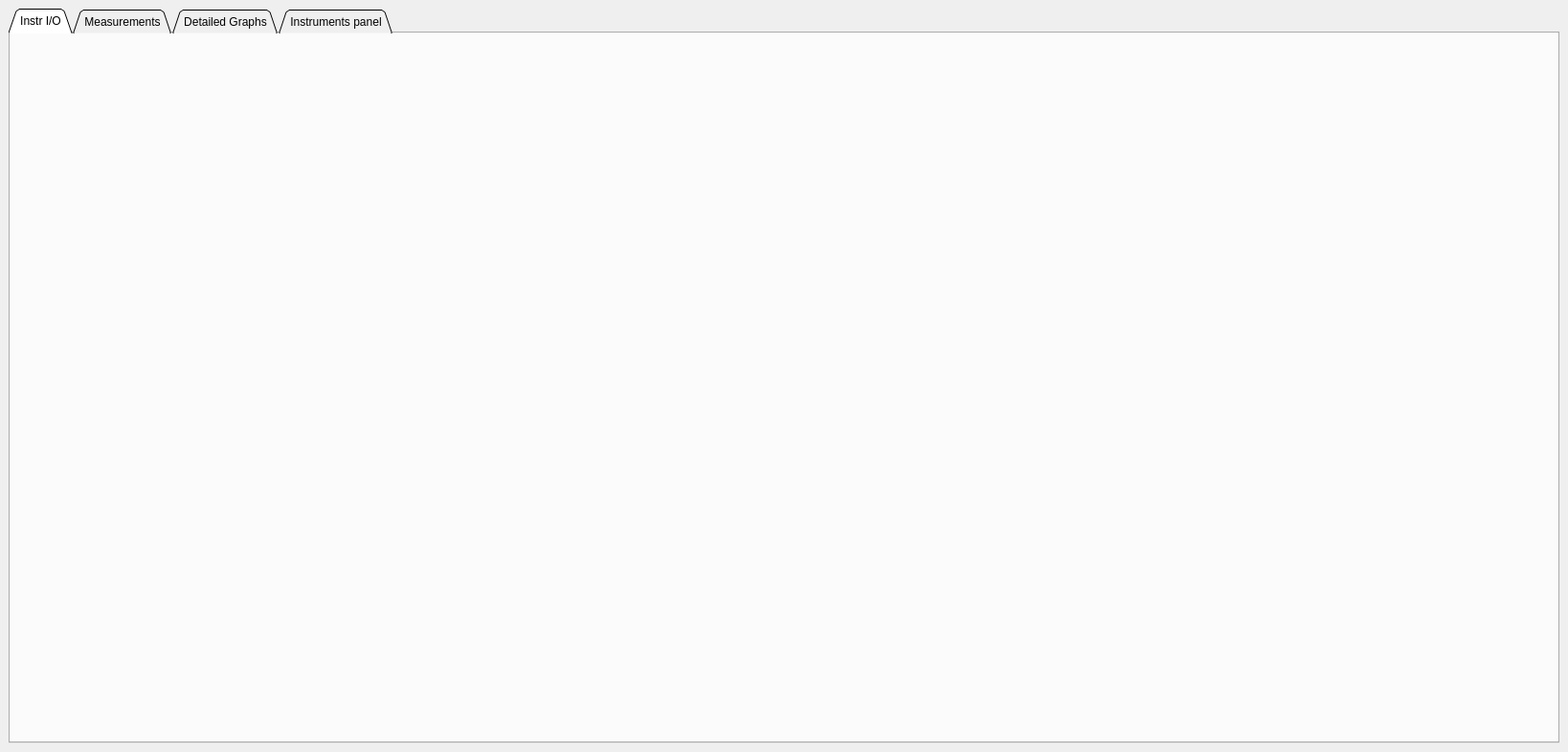
<?xml version="1.0" encoding="UTF-8"?>
<ui version="4.0">
 <class>PyGMI</class>
 <widget class="QMainWindow" name="PyGMI">
  <property name="geometry">
   <rect>
    <x>0</x>
    <y>0</y>
    <width>1638</width>
    <height>786</height>
   </rect>
  </property>
  <property name="windowTitle">
   <string>PyGMI v3.0 - Python Generic Measurements Interface</string>
  </property>
  <widget class="QWidget" name="centralwidget">
   <layout class="QHBoxLayout" name="horizontalLayout">
    <item>
     <widget class="QTabWidget" name="tabWidget">
      <property name="enabled">
       <bool>true</bool>
      </property>
      <property name="tabShape">
       <enum>QTabWidget::Triangular</enum>
      </property>
      <property name="currentIndex">
       <number>0</number>
      </property>
      <property name="movable">
       <bool>true</bool>
      </property>
      <widget class="QWidget" name="tab_3">
       <attribute name="title">
        <string>Instr I/O</string>
       </attribute>
       <layout class="QHBoxLayout" name="horizontalLayout_2">
        <item>
         <widget class="Instruments_connection" name="instr_IO" native="true"/>
        </item>
       </layout>
      </widget>
      <widget class="QWidget" name="tab">
       <attribute name="title">
        <string>Measurements</string>
       </attribute>
       <widget class="QLabel" name="label_47">
        <property name="geometry">
         <rect>
          <x>20</x>
          <y>640</y>
          <width>141</width>
          <height>16</height>
         </rect>
        </property>
        <property name="text">
         <string>E-mail alert address</string>
        </property>
       </widget>
       <widget class="QLineEdit" name="email_address">
        <property name="geometry">
         <rect>
          <x>20</x>
          <y>660</y>
          <width>291</width>
          <height>22</height>
         </rect>
        </property>
        <property name="text">
         <string/>
        </property>
       </widget>
       <widget class="QGroupBox" name="groupBox_2">
        <property name="geometry">
         <rect>
          <x>10</x>
          <y>460</y>
          <width>501</width>
          <height>101</height>
         </rect>
        </property>
        <property name="title">
         <string>Single shot Measurements</string>
        </property>
        <widget class="QComboBox" name="measMode">
         <property name="geometry">
          <rect>
           <x>10</x>
           <y>40</y>
           <width>231</width>
           <height>51</height>
          </rect>
         </property>
         <property name="font">
          <font>
           <pointsize>12</pointsize>
          </font>
         </property>
         <property name="duplicatesEnabled">
          <bool>false</bool>
         </property>
         <item>
          <property name="text">
           <string>B Rem mode</string>
          </property>
         </item>
         <item>
          <property name="text">
           <string>M vs H mode</string>
          </property>
         </item>
         <item>
          <property name="text">
           <string>+I/-I mode</string>
          </property>
         </item>
         <item>
          <property name="text">
           <string>M vs T mode</string>
          </property>
         </item>
         <item>
          <property name="text">
           <string>IV curve (PC trigger)</string>
          </property>
         </item>
         <item>
          <property name="text">
           <string>IV curve (T-link cable, not finished yet)</string>
          </property>
         </item>
        </widget>
        <widget class="QLabel" name="label_50">
         <property name="geometry">
          <rect>
           <x>10</x>
           <y>10</y>
           <width>221</width>
           <height>31</height>
          </rect>
         </property>
         <property name="font">
          <font>
           <pointsize>12</pointsize>
          </font>
         </property>
         <property name="text">
          <string>Measurements Program</string>
         </property>
         <property name="alignment">
          <set>Qt::AlignCenter</set>
         </property>
        </widget>
        <widget class="QPushButton" name="pushButton">
         <property name="geometry">
          <rect>
           <x>360</x>
           <y>40</y>
           <width>121</width>
           <height>51</height>
          </rect>
         </property>
         <property name="font">
          <font>
           <pointsize>12</pointsize>
          </font>
         </property>
         <property name="text">
          <string>Start
Measurements</string>
         </property>
        </widget>
        <widget class="QPushButton" name="pushButton_3">
         <property name="geometry">
          <rect>
           <x>250</x>
           <y>40</y>
           <width>71</width>
           <height>41</height>
          </rect>
         </property>
         <property name="font">
          <font>
           <family>MS Shell Dlg 2</family>
           <pointsize>8</pointsize>
           <weight>50</weight>
           <italic>false</italic>
           <bold>false</bold>
          </font>
         </property>
         <property name="styleSheet">
          <string notr="true">font: 8pt &quot;MS Shell Dlg 2&quot;;</string>
         </property>
         <property name="text">
          <string>Update
Program List</string>
         </property>
        </widget>
       </widget>
       <widget class="QGroupBox" name="groupBox_4">
        <property name="geometry">
         <rect>
          <x>10</x>
          <y>560</y>
          <width>481</width>
          <height>71</height>
         </rect>
        </property>
        <property name="title">
         <string>Plots</string>
        </property>
        <widget class="QPushButton" name="pushButton_13">
         <property name="geometry">
          <rect>
           <x>10</x>
           <y>20</y>
           <width>131</width>
           <height>41</height>
          </rect>
         </property>
         <property name="text">
          <string>New Plot Window</string>
         </property>
        </widget>
        <widget class="QLineEdit" name="NewPlotWindowTitle">
         <property name="geometry">
          <rect>
           <x>160</x>
           <y>21</y>
           <width>291</width>
           <height>41</height>
          </rect>
         </property>
         <property name="text">
          <string>New Plot Window Title</string>
         </property>
        </widget>
       </widget>
       <widget class="QPushButton" name="pushButton_14">
        <property name="geometry">
         <rect>
          <x>350</x>
          <y>650</y>
          <width>131</width>
          <height>41</height>
         </rect>
        </property>
        <property name="text">
         <string>Config Menu</string>
        </property>
       </widget>
       <widget class="QGroupBox" name="groupBox">
        <property name="geometry">
         <rect>
          <x>520</x>
          <y>10</y>
          <width>1081</width>
          <height>681</height>
         </rect>
        </property>
        <property name="title">
         <string>Macro Editor</string>
        </property>
        <layout class="QHBoxLayout" name="horizontalLayout_3">
         <item>
          <widget class="Macro_editor" name="macro_UI" native="true"/>
         </item>
        </layout>
       </widget>
       <widget class="QGroupBox" name="groupBox_5">
        <property name="geometry">
         <rect>
          <x>10</x>
          <y>10</y>
          <width>501</width>
          <height>431</height>
         </rect>
        </property>
        <property name="title">
         <string>Parameters</string>
        </property>
        <layout class="QGridLayout" name="gridLayout">
         <item row="1" column="0" colspan="3">
          <widget class="QDoubleSpinBox" name="I_source_setpoint">
           <property name="minimumSize">
            <size>
             <width>91</width>
             <height>0</height>
            </size>
           </property>
           <property name="alignment">
            <set>Qt::AlignCenter</set>
           </property>
           <property name="suffix">
            <string> µA</string>
           </property>
           <property name="decimals">
            <number>1</number>
           </property>
           <property name="maximum">
            <double>10000000.000000000000000</double>
           </property>
           <property name="singleStep">
            <double>10.000000000000000</double>
           </property>
           <property name="value">
            <double>100.000000000000000</double>
           </property>
          </widget>
         </item>
         <item row="0" column="4" colspan="2">
          <widget class="QLabel" name="label_68">
           <property name="text">
            <string>Current 2</string>
           </property>
           <property name="alignment">
            <set>Qt::AlignCenter</set>
           </property>
          </widget>
         </item>
         <item row="18" column="10">
          <widget class="QPushButton" name="pushButton_4">
           <property name="maximumSize">
            <size>
             <width>20</width>
             <height>16777215</height>
            </size>
           </property>
           <property name="text">
            <string>...</string>
           </property>
          </widget>
         </item>
         <item row="4" column="0" colspan="3">
          <widget class="QDoubleSpinBox" name="mesure_speed">
           <property name="minimumSize">
            <size>
             <width>91</width>
             <height>0</height>
            </size>
           </property>
           <property name="alignment">
            <set>Qt::AlignCenter</set>
           </property>
           <property name="suffix">
            <string> * 16.7 ms</string>
           </property>
           <property name="decimals">
            <number>2</number>
           </property>
           <property name="minimum">
            <double>0.010000000000000</double>
           </property>
           <property name="maximum">
            <double>60.000000000000000</double>
           </property>
           <property name="singleStep">
            <double>0.100000000000000</double>
           </property>
           <property name="value">
            <double>5.000000000000000</double>
           </property>
          </widget>
         </item>
         <item row="1" column="4">
          <widget class="QDoubleSpinBox" name="I_source_setpoint_2">
           <property name="minimumSize">
            <size>
             <width>91</width>
             <height>0</height>
            </size>
           </property>
           <property name="alignment">
            <set>Qt::AlignCenter</set>
           </property>
           <property name="suffix">
            <string> µA</string>
           </property>
           <property name="decimals">
            <number>1</number>
           </property>
           <property name="maximum">
            <double>10000000.000000000000000</double>
           </property>
           <property name="singleStep">
            <double>10.000000000000000</double>
           </property>
           <property name="value">
            <double>100.000000000000000</double>
           </property>
          </widget>
         </item>
         <item row="14" column="0" colspan="6">
          <widget class="QLabel" name="label_3">
           <property name="text">
            <string>Current persistent field</string>
           </property>
          </widget>
         </item>
         <item row="15" column="0" colspan="4">
          <widget class="QLabel" name="label_52">
           <property name="text">
            <string>X</string>
           </property>
           <property name="alignment">
            <set>Qt::AlignCenter</set>
           </property>
          </widget>
         </item>
         <item row="4" column="7">
          <widget class="QSpinBox" name="repeat_points">
           <property name="alignment">
            <set>Qt::AlignCenter</set>
           </property>
           <property name="suffix">
            <string> times</string>
           </property>
           <property name="minimum">
            <number>1</number>
           </property>
           <property name="value">
            <number>1</number>
           </property>
          </widget>
         </item>
         <item row="18" column="0" colspan="10">
          <widget class="QLineEdit" name="savefile_txt_input">
           <property name="text">
            <string>measurements data/default.txt</string>
           </property>
          </widget>
         </item>
         <item row="15" column="4">
          <widget class="QLabel" name="label_77">
           <property name="text">
            <string>Y</string>
           </property>
           <property name="alignment">
            <set>Qt::AlignCenter</set>
           </property>
          </widget>
         </item>
         <item row="15" column="7">
          <widget class="QLabel" name="label_78">
           <property name="text">
            <string>Z</string>
           </property>
           <property name="alignment">
            <set>Qt::AlignCenter</set>
           </property>
          </widget>
         </item>
         <item row="7" column="0" colspan="3">
          <widget class="QDoubleSpinBox" name="V_setpoint_1">
           <property name="minimumSize">
            <size>
             <width>91</width>
             <height>0</height>
            </size>
           </property>
           <property name="alignment">
            <set>Qt::AlignCenter</set>
           </property>
           <property name="suffix">
            <string> V</string>
           </property>
           <property name="decimals">
            <number>6</number>
           </property>
           <property name="minimum">
            <double>-1000000000.000000000000000</double>
           </property>
           <property name="maximum">
            <double>10000004.000000000000000</double>
           </property>
           <property name="singleStep">
            <double>10.000000000000000</double>
           </property>
           <property name="value">
            <double>1.000000000000000</double>
           </property>
          </widget>
         </item>
         <item row="0" column="1">
          <widget class="QLabel" name="label_49">
           <property name="text">
            <string>Current 1</string>
           </property>
           <property name="alignment">
            <set>Qt::AlignCenter</set>
           </property>
          </widget>
         </item>
         <item row="7" column="7">
          <widget class="QDoubleSpinBox" name="V_setpoint_3">
           <property name="minimumSize">
            <size>
             <width>91</width>
             <height>0</height>
            </size>
           </property>
           <property name="alignment">
            <set>Qt::AlignCenter</set>
           </property>
           <property name="suffix">
            <string> V</string>
           </property>
           <property name="decimals">
            <number>6</number>
           </property>
           <property name="minimum">
            <double>-1000000000.000000000000000</double>
           </property>
           <property name="maximum">
            <double>10000004.000000000000000</double>
           </property>
           <property name="singleStep">
            <double>10.000000000000000</double>
           </property>
           <property name="value">
            <double>1.000000000000000</double>
           </property>
          </widget>
         </item>
         <item row="4" column="4">
          <widget class="QDoubleSpinBox" name="mesure_delay">
           <property name="minimumSize">
            <size>
             <width>91</width>
             <height>0</height>
            </size>
           </property>
           <property name="alignment">
            <set>Qt::AlignCenter</set>
           </property>
           <property name="suffix">
            <string> ms</string>
           </property>
           <property name="decimals">
            <number>1</number>
           </property>
           <property name="maximum">
            <double>200000.000000000000000</double>
           </property>
           <property name="singleStep">
            <double>0.100000000000000</double>
           </property>
           <property name="value">
            <double>1000.000000000000000</double>
           </property>
          </widget>
         </item>
         <item row="17" column="0" colspan="2">
          <widget class="QLabel" name="label">
           <property name="text">
            <string>Save file :</string>
           </property>
          </widget>
         </item>
         <item row="6" column="0" colspan="3">
          <widget class="QLabel" name="label_56">
           <property name="text">
            <string>Voltage 1</string>
           </property>
           <property name="alignment">
            <set>Qt::AlignCenter</set>
           </property>
          </widget>
         </item>
         <item row="0" column="7">
          <widget class="QLabel" name="label_69">
           <property name="text">
            <string>Current 3</string>
           </property>
           <property name="alignment">
            <set>Qt::AlignCenter</set>
           </property>
          </widget>
         </item>
         <item row="6" column="7">
          <widget class="QLabel" name="label_81">
           <property name="text">
            <string>Voltage 3</string>
           </property>
           <property name="alignment">
            <set>Qt::AlignCenter</set>
           </property>
          </widget>
         </item>
         <item row="6" column="4">
          <widget class="QLabel" name="label_82">
           <property name="text">
            <string>Voltage 2</string>
           </property>
           <property name="alignment">
            <set>Qt::AlignCenter</set>
           </property>
          </widget>
         </item>
         <item row="3" column="1">
          <widget class="QLabel" name="label_70">
           <property name="text">
            <string>Measurements speed</string>
           </property>
           <property name="alignment">
            <set>Qt::AlignCenter</set>
           </property>
          </widget>
         </item>
         <item row="7" column="4">
          <widget class="QDoubleSpinBox" name="V_setpoint_2">
           <property name="minimumSize">
            <size>
             <width>91</width>
             <height>0</height>
            </size>
           </property>
           <property name="alignment">
            <set>Qt::AlignCenter</set>
           </property>
           <property name="suffix">
            <string> V</string>
           </property>
           <property name="decimals">
            <number>6</number>
           </property>
           <property name="minimum">
            <double>-1000000000.000000000000000</double>
           </property>
           <property name="maximum">
            <double>10000004.000000000000000</double>
           </property>
           <property name="singleStep">
            <double>10.000000000000000</double>
           </property>
           <property name="value">
            <double>1.000000000000000</double>
           </property>
          </widget>
         </item>
         <item row="1" column="7">
          <widget class="QDoubleSpinBox" name="I_source_setpoint_3">
           <property name="minimumSize">
            <size>
             <width>91</width>
             <height>0</height>
            </size>
           </property>
           <property name="alignment">
            <set>Qt::AlignCenter</set>
           </property>
           <property name="suffix">
            <string> µA</string>
           </property>
           <property name="decimals">
            <number>1</number>
           </property>
           <property name="maximum">
            <double>10000000.000000000000000</double>
           </property>
           <property name="singleStep">
            <double>10.000000000000000</double>
           </property>
           <property name="value">
            <double>100.000000000000000</double>
           </property>
          </widget>
         </item>
         <item row="16" column="7">
          <widget class="QLineEdit" name="B_z">
           <property name="enabled">
            <bool>false</bool>
           </property>
           <property name="frame">
            <bool>true</bool>
           </property>
           <property name="readOnly">
            <bool>false</bool>
           </property>
          </widget>
         </item>
         <item row="13" column="4">
          <widget class="QDoubleSpinBox" name="B_Y_setpoint">
           <property name="minimumSize">
            <size>
             <width>91</width>
             <height>0</height>
            </size>
           </property>
           <property name="alignment">
            <set>Qt::AlignCenter</set>
           </property>
           <property name="suffix">
            <string> T</string>
           </property>
           <property name="decimals">
            <number>4</number>
           </property>
           <property name="minimum">
            <double>-1.000000000000000</double>
           </property>
           <property name="maximum">
            <double>1.000000000000000</double>
           </property>
           <property name="singleStep">
            <double>0.100000000000000</double>
           </property>
           <property name="value">
            <double>0.000000000000000</double>
           </property>
          </widget>
         </item>
         <item row="13" column="1">
          <widget class="QDoubleSpinBox" name="B_X_setpoint">
           <property name="minimumSize">
            <size>
             <width>91</width>
             <height>0</height>
            </size>
           </property>
           <property name="alignment">
            <set>Qt::AlignCenter</set>
           </property>
           <property name="suffix">
            <string> T</string>
           </property>
           <property name="decimals">
            <number>4</number>
           </property>
           <property name="minimum">
            <double>-1.000000000000000</double>
           </property>
           <property name="maximum">
            <double>1.000000000000000</double>
           </property>
           <property name="singleStep">
            <double>0.100000000000000</double>
           </property>
           <property name="value">
            <double>0.000000000000000</double>
           </property>
          </widget>
         </item>
         <item row="10" column="0" rowspan="2" colspan="3">
          <widget class="QLabel" name="label_2">
           <property name="text">
            <string>Target field</string>
           </property>
          </widget>
         </item>
         <item row="8" column="4">
          <widget class="QCheckBox" name="voltage_criterion_on">
           <property name="text">
            <string>Voltage criterion</string>
           </property>
          </widget>
         </item>
         <item row="2" column="4" rowspan="2">
          <widget class="QLabel" name="label_5">
           <property name="text">
            <string>Time between 
 measurements cycles</string>
           </property>
           <property name="alignment">
            <set>Qt::AlignCenter</set>
           </property>
          </widget>
         </item>
         <item row="3" column="7">
          <widget class="QLabel" name="label_10">
           <property name="text">
            <string>Repeat each point</string>
           </property>
           <property name="alignment">
            <set>Qt::AlignCenter</set>
           </property>
          </widget>
         </item>
         <item row="13" column="7">
          <widget class="QDoubleSpinBox" name="B_Z_setpoint">
           <property name="minimumSize">
            <size>
             <width>91</width>
             <height>0</height>
            </size>
           </property>
           <property name="alignment">
            <set>Qt::AlignCenter</set>
           </property>
           <property name="suffix">
            <string> T</string>
           </property>
           <property name="decimals">
            <number>4</number>
           </property>
           <property name="minimum">
            <double>-9.000000000000000</double>
           </property>
           <property name="maximum">
            <double>9.000000000000000</double>
           </property>
           <property name="singleStep">
            <double>0.500000000000000</double>
           </property>
           <property name="value">
            <double>0.000000000000000</double>
           </property>
          </widget>
         </item>
         <item row="16" column="1">
          <widget class="QLineEdit" name="B_x">
           <property name="enabled">
            <bool>false</bool>
           </property>
           <property name="frame">
            <bool>true</bool>
           </property>
           <property name="readOnly">
            <bool>false</bool>
           </property>
          </widget>
         </item>
         <item row="12" column="7">
          <widget class="QLabel" name="label_71">
           <property name="text">
            <string>Z</string>
           </property>
           <property name="alignment">
            <set>Qt::AlignCenter</set>
           </property>
          </widget>
         </item>
         <item row="12" column="4">
          <widget class="QLabel" name="label_73">
           <property name="text">
            <string>Y</string>
           </property>
           <property name="alignment">
            <set>Qt::AlignCenter</set>
           </property>
          </widget>
         </item>
         <item row="16" column="4">
          <widget class="QLineEdit" name="B_y">
           <property name="enabled">
            <bool>false</bool>
           </property>
           <property name="frame">
            <bool>true</bool>
           </property>
           <property name="readOnly">
            <bool>false</bool>
           </property>
          </widget>
         </item>
         <item row="12" column="1">
          <widget class="QLabel" name="label_51">
           <property name="text">
            <string>X</string>
           </property>
           <property name="alignment">
            <set>Qt::AlignCenter</set>
           </property>
          </widget>
         </item>
         <item row="9" column="4">
          <widget class="QDoubleSpinBox" name="IV_voltage_criterion">
           <property name="minimumSize">
            <size>
             <width>91</width>
             <height>0</height>
            </size>
           </property>
           <property name="alignment">
            <set>Qt::AlignCenter</set>
           </property>
           <property name="suffix">
            <string> µV</string>
           </property>
           <property name="decimals">
            <number>3</number>
           </property>
           <property name="maximum">
            <double>100000000.000000000000000</double>
           </property>
           <property name="singleStep">
            <double>10.000000000000000</double>
           </property>
           <property name="value">
            <double>100.000000000000000</double>
           </property>
          </widget>
         </item>
         <item row="5" column="4">
          <spacer name="verticalSpacer">
           <property name="orientation">
            <enum>Qt::Vertical</enum>
           </property>
           <property name="sizeHint" stdset="0">
            <size>
             <width>20</width>
             <height>40</height>
            </size>
           </property>
          </spacer>
         </item>
        </layout>
       </widget>
       <widget class="QDoubleSpinBox" name="anglestart">
        <property name="geometry">
         <rect>
          <x>30</x>
          <y>710</y>
          <width>62</width>
          <height>22</height>
         </rect>
        </property>
        <property name="suffix">
         <string> °</string>
        </property>
        <property name="minimum">
         <double>-1000.000000000000000</double>
        </property>
        <property name="maximum">
         <double>1000.000000000000000</double>
        </property>
       </widget>
       <widget class="QDoubleSpinBox" name="anglestop">
        <property name="geometry">
         <rect>
          <x>90</x>
          <y>710</y>
          <width>62</width>
          <height>22</height>
         </rect>
        </property>
        <property name="suffix">
         <string> °</string>
        </property>
        <property name="minimum">
         <double>-1000.000000000000000</double>
        </property>
        <property name="maximum">
         <double>1000.000000000000000</double>
        </property>
       </widget>
       <widget class="QDoubleSpinBox" name="anglestep">
        <property name="geometry">
         <rect>
          <x>150</x>
          <y>710</y>
          <width>62</width>
          <height>22</height>
         </rect>
        </property>
        <property name="suffix">
         <string> °</string>
        </property>
        <property name="minimum">
         <double>-1000.000000000000000</double>
        </property>
        <property name="maximum">
         <double>1000.000000000000000</double>
        </property>
       </widget>
       <widget class="QLabel" name="label_4">
        <property name="geometry">
         <rect>
          <x>30</x>
          <y>690</y>
          <width>46</width>
          <height>13</height>
         </rect>
        </property>
        <property name="text">
         <string>Start</string>
        </property>
       </widget>
       <widget class="QLabel" name="label_6">
        <property name="geometry">
         <rect>
          <x>90</x>
          <y>690</y>
          <width>46</width>
          <height>13</height>
         </rect>
        </property>
        <property name="text">
         <string>Stop</string>
        </property>
       </widget>
       <widget class="QLabel" name="label_7">
        <property name="geometry">
         <rect>
          <x>150</x>
          <y>690</y>
          <width>46</width>
          <height>13</height>
         </rect>
        </property>
        <property name="text">
         <string>Step</string>
        </property>
       </widget>
       <widget class="QLabel" name="label_8">
        <property name="geometry">
         <rect>
          <x>230</x>
          <y>710</y>
          <width>46</width>
          <height>13</height>
         </rect>
        </property>
        <property name="text">
         <string>Angle</string>
        </property>
       </widget>
      </widget>
      <widget class="QWidget" name="tab_2">
       <attribute name="title">
        <string>Detailed Graphs</string>
       </attribute>
       <layout class="QGridLayout" name="gridLayout_4">
        <item row="0" column="0">
         <widget class="Plot2DDataWidget" name="Plot2D_1" native="true"/>
        </item>
        <item row="0" column="1">
         <widget class="Plot2DDataWidget" name="Plot2D_2" native="true"/>
        </item>
        <item row="1" column="0">
         <widget class="Plot2DDataWidget" name="Plot2D_3" native="true"/>
        </item>
        <item row="1" column="1">
         <widget class="Plot2DDataWidget" name="Plot2D_4" native="true"/>
        </item>
       </layout>
      </widget>
      <widget class="QWidget" name="tab_6">
       <attribute name="title">
        <string>Instruments panel</string>
       </attribute>
       <layout class="QGridLayout" name="gridLayout_2">
        <item row="1" column="0">
         <widget class="QMdiArea" name="instr_mdi">
          <property name="frameShape">
           <enum>QFrame::Panel</enum>
          </property>
          <property name="frameShadow">
           <enum>QFrame::Plain</enum>
          </property>
          <property name="verticalScrollBarPolicy">
           <enum>Qt::ScrollBarAsNeeded</enum>
          </property>
          <property name="horizontalScrollBarPolicy">
           <enum>Qt::ScrollBarAsNeeded</enum>
          </property>
          <property name="viewMode">
           <enum>QMdiArea::SubWindowView</enum>
          </property>
         </widget>
        </item>
       </layout>
      </widget>
     </widget>
    </item>
   </layout>
  </widget>
 </widget>
 <customwidgets>
  <customwidget>
   <class>Plot2DDataWidget</class>
   <extends>QWidget</extends>
   <header>Plot2DDataWidget</header>
   <container>1</container>
  </customwidget>
  <customwidget>
   <class>Instruments_connection</class>
   <extends>QWidget</extends>
   <header>Instruments_connection</header>
   <container>1</container>
  </customwidget>
  <customwidget>
   <class>Macro_editor</class>
   <extends>QWidget</extends>
   <header>Macro_editor</header>
   <container>1</container>
  </customwidget>
 </customwidgets>
 <tabstops>
  <tabstop>savefile_txt_input</tabstop>
  <tabstop>pushButton</tabstop>
  <tabstop>tabWidget</tabstop>
 </tabstops>
 <resources/>
 <connections>
  <connection>
   <sender>pushButton</sender>
   <signal>clicked()</signal>
   <receiver>PyGMI</receiver>
   <slot>switch_measurements_state()</slot>
   <hints>
    <hint type="sourcelabel">
     <x>905</x>
     <y>845</y>
    </hint>
    <hint type="destinationlabel">
     <x>866</x>
     <y>490</y>
    </hint>
   </hints>
  </connection>
  <connection>
   <sender>pushButton_4</sender>
   <signal>clicked()</signal>
   <receiver>PyGMI</receiver>
   <slot>savefile_txt_input_open()</slot>
   <hints>
    <hint type="sourcelabel">
     <x>511</x>
     <y>455</y>
    </hint>
    <hint type="destinationlabel">
     <x>532</x>
     <y>806</y>
    </hint>
   </hints>
  </connection>
  <connection>
   <sender>pushButton_13</sender>
   <signal>clicked()</signal>
   <receiver>PyGMI</receiver>
   <slot>create_new_plotwidget()</slot>
   <hints>
    <hint type="sourcelabel">
     <x>1168</x>
     <y>825</y>
    </hint>
    <hint type="destinationlabel">
     <x>1634</x>
     <y>503</y>
    </hint>
   </hints>
  </connection>
  <connection>
   <sender>pushButton_14</sender>
   <signal>clicked()</signal>
   <receiver>PyGMI</receiver>
   <slot>create_config_menu()</slot>
   <hints>
    <hint type="sourcelabel">
     <x>1484</x>
     <y>765</y>
    </hint>
    <hint type="destinationlabel">
     <x>1633</x>
     <y>426</y>
    </hint>
   </hints>
  </connection>
  <connection>
   <sender>pushButton_3</sender>
   <signal>clicked()</signal>
   <receiver>PyGMI</receiver>
   <slot>update_list_of_meas_program()</slot>
   <hints>
    <hint type="sourcelabel">
     <x>460</x>
     <y>510</y>
    </hint>
    <hint type="destinationlabel">
     <x>6</x>
     <y>533</y>
    </hint>
   </hints>
  </connection>
 </connections>
 <slots>
  <slot>switch_text()</slot>
  <slot>savefile_changed()</slot>
  <slot>estimate_end_time()</slot>
  <slot>refresh_instr_list()</slot>
  <slot>commence_T_mesure()</slot>
  <slot>change_DC_bias()</slot>
  <slot>change_AC_drive()</slot>
  <slot>suggest_file_name()</slot>
  <slot>generate_scan()</slot>
  <slot>add_a_scan_step()</slot>
  <slot>start_listed_meas()</slot>
  <slot>fill_scan_col()</slot>
  <slot>generate_filename_col()</slot>
  <slot>change_sensitivity()</slot>
  <slot>init_instr()</slot>
  <slot>tab_move_up()</slot>
  <slot>tab_move_down()</slot>
  <slot>change_time_cste()</slot>
  <slot>change_filter_slop()</slot>
  <slot>oscillo_acquire()</slot>
  <slot>oscillo_save_to_file()</slot>
  <slot>start_RT_measures()</slot>
  <slot>urgent_stop_mesure()</slot>
  <slot>switch_measurements_state()</slot>
  <slot>tab_insert_row()</slot>
  <slot>tab_remove_row()</slot>
  <slot>text_box_buttons_slots()</slot>
  <slot>temp_cont_init_ramp()</slot>
  <slot>temp_control_stop_ramp()</slot>
  <slot>temp_cont_set_setpoint()</slot>
  <slot>sequence_open()</slot>
  <slot>sequence_save()</slot>
  <slot>sequence_reset()</slot>
  <slot>sequence_stop()</slot>
  <slot>sequence_run()</slot>
  <slot>savefile_txt_input_open()</slot>
  <slot>change_frequency()</slot>
  <slot>plus_minus_stop()</slot>
  <slot>plus_minus_start()</slot>
  <slot>plot_index_update()</slot>
  <slot>add_sequence_line()</slot>
  <slot>tab_remove_row_2()</slot>
  <slot>tab_insert_row_2()</slot>
  <slot>tab_remove_row_3()</slot>
  <slot>tab_insert_row_3()</slot>
  <slot>tab_remove_row_ang()</slot>
  <slot>tab_insert_row_ang()</slot>
  <slot>voltmeter_set_rate()</slot>
  <slot>update_timers_timeout()</slot>
  <slot>PID_tuning()</slot>
  <slot>PID_P_update()</slot>
  <slot>PID_I_update()</slot>
  <slot>PID_D_update()</slot>
  <slot>create_new_plotwidget()</slot>
  <slot>create_config_menu()</slot>
  <slot>temp_cont_init_rampVTI()</slot>
  <slot>temp_control_stop_rampVTI()</slot>
  <slot>temp_cont_set_setpointVTI()</slot>
  <slot>update_list_of_meas_program()</slot>
 </slots>
</ui>
